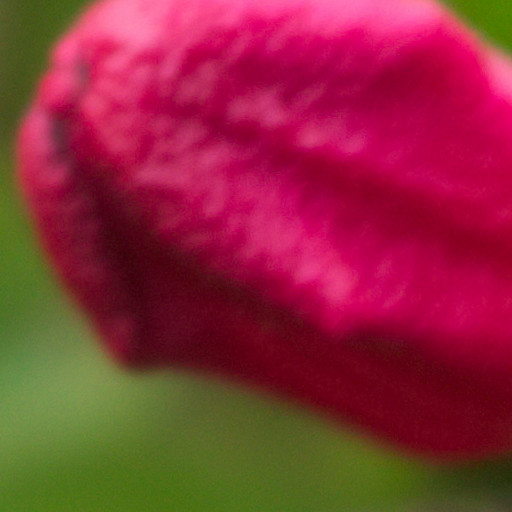
#> input picture codes/image.png, 512 x 512 px
$ python visual_attack.py ../codes/image.png out.png   (Python 2 division)
#> lines starting #> are read from the running program, lines starting #| are printed output that depends on the picture
#!/usr/bin/python

import sys
from PIL import Image


if len(sys.argv) < 2:
	print "%s <img>\n" % sys.argv[0]
	sys.exit(1)

i = Image.open(sys.argv[1])
#> i is the input picture: PIL image 512x512 RGB; mean R, G, B 141.8, 44.4, 58.8
pixels = i.load()
width, height = i.size
#> width = 512; height = 512

# Different valus for LSB=1 and LSB=0
for y in range(height):
	for x in range(width):
		r=g=b=0
		if pixels[x, y][0]%2==1: r=0
		else: r=255
		if pixels[x, y][1]%2==1: g=0
		else: g=255
		if pixels[x, y][2]%2==1: b=0
		else: b=255
		pixels[x, y] = (r, g, b)

i.show()
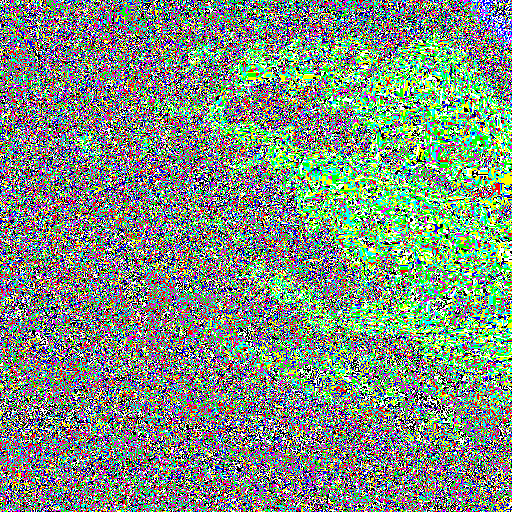
#> shown: PIL image 512x512 RGB; mean R, G, B 126.5, 144.5, 127.7
i.save(sys.argv[2])
